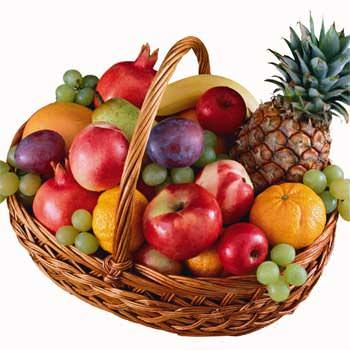
#> input picture 5210411135/image/fruit.jpg, 350 x 350 px, found by its file name
$ python coba-ekualisasi.py
#> lines starting #> are read from the running program, lines starting #| are printed output that depends on the picture
import cv2
import numpy as np
from matplotlib import pyplot as plt
from copy import deepcopy

# membaca gambar
img = cv2.imread("D:/Citra Digital Praktik/5210411135/image/fruit.jpg")
#> img is the input picture: shape (350, 350, 3); mean B, G, R 125.1, 143.7, 185.9

b, r, g = cv2.split(img)
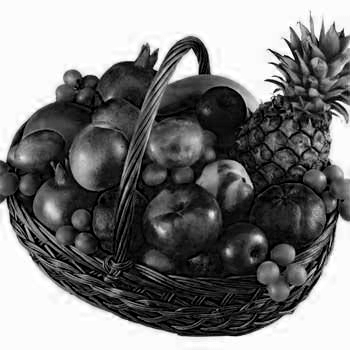
#> b: shape (350, 350); min 0, max 255, mean 125.1
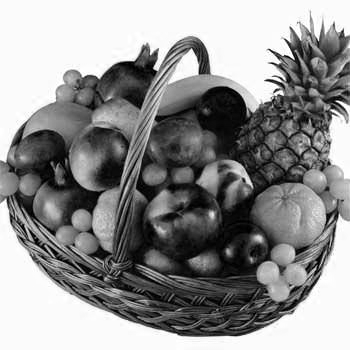
#> r: shape (350, 350); min 0, max 255, mean 143.7
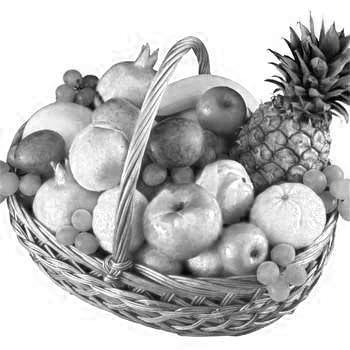
#> g: shape (350, 350); min 0, max 255, mean 185.9
gray = cv2.cvtColor(img, cv2.COLOR_BGR2GRAY)
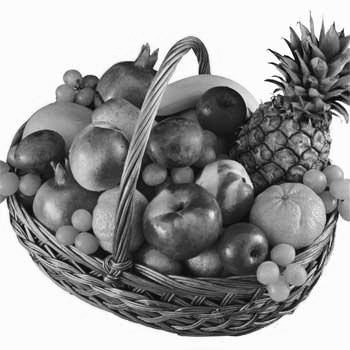
#> gray: shape (350, 350); min 0, max 255, mean 154.1


def normalisasi(channel, ks=np.zeros(256)):
    c = deepcopy(channel)
    his = deepcopy(ks)
#> his = 256 values from 0 to 0
    for rw in range(len(c)):
        for cl in range(len(c[0])):
            px_b = c[rw, cl]
            his[px_b] += 1 / (len(c) * len(c[0]))
#> after the loop, his = 256 values, max 0.255 at index 252, min 0.000196 at index 208, mean 0.00391
    return his


def ekualisasi(channel):
    n = deepcopy(normalisasi(channel))
#> n has the same summary as his in normalisasi
    c = deepcopy(channel)
    for i in range(len(c)):
        for j in range(len(c[0])):
            px_b = c[i, j]
            c[i, j] = ((len(c) * len(c[0])) - 1) * sum(n[0 : px_b + 1])
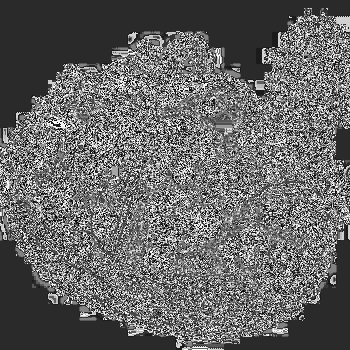
#> c: shape (350, 350); min 1, max 254, mean 102.8
    return normalisasi(c)


# cv2.imshow("gambar", img)
plt.plot(normalisasi(b), color="red")
plt.plot(ekualisasi(b), color="blue")
plt.plot(normalisasi(gray), color="black")
plt.plot(ekualisasi(gray), color="gray")
#> in ekualisasi (call 2), `n = deepcopy(normalisasi(channel))`: n = 256 values, max 0.282 at index 252, min 1.63e-05 at index 0, mean 0.00391
#> after the loop in ekualisasi (call 2), `for i in range(len(c)):`:
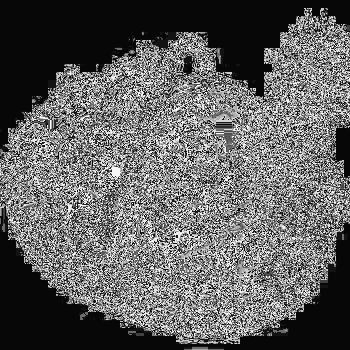
#> c: shape (350, 350); min 1, max 255, mean 98

plt.show()
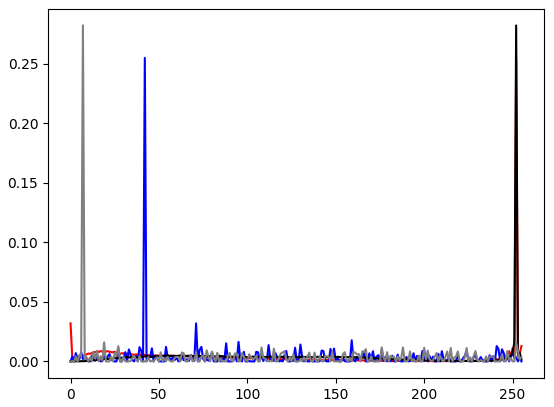
#> figure drawn by matplotlib, 1 panel; curve peaks at x = 252, y = 0.255; curve peaks at x = 42, y = 0.255; curve peaks at x = 252, y = 0.282

# cv2.waitKey()

$ run again, with 5210411135/image/minusbucket.jpg copied over 5210411135/image/fruit.jpg
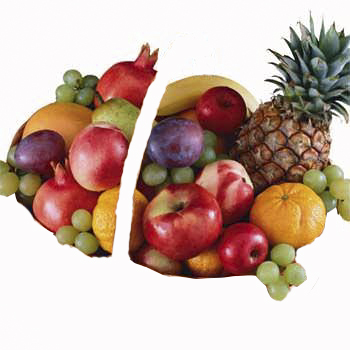
#> input picture 5210411135/image/minusbucket.jpg, 350 x 350 px, found by its file name
#> img is the input picture: shape (350, 350, 3); mean B, G, R 161.3, 172.3, 196.9
#> in normalisasi, `his = deepcopy(ks)`: his = 256 values from 0 to 0
#> after the loop in normalisasi, `for rw in range(len(c)):`: his = 256 values, max 0.405 at index 252, min 0.000131 at index 216, mean 0.00391
#> n has the same summary as his in normalisasi
#> n = 256 values, max 0.421 at index 252, min 0 at index 4, mean 0.00391
#> after the loop in ekualisasi (call 2), `for i in range(len(c)):`:
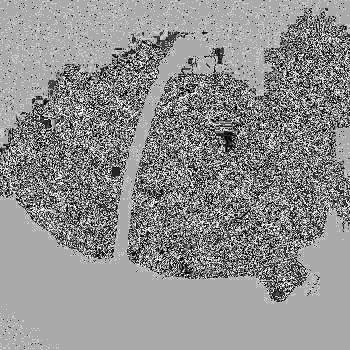
#> c: shape (350, 350); min 0, max 254, mean 143.5
#> `plt.show()`:
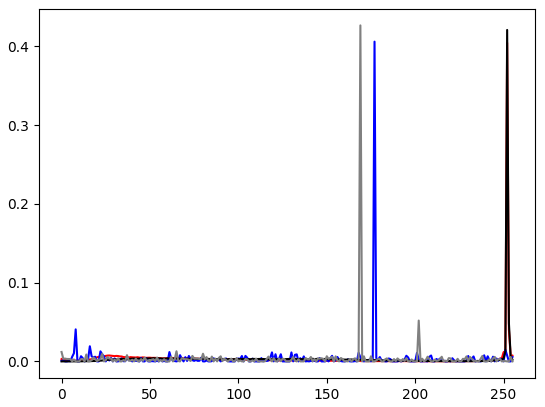
#> figure drawn by matplotlib, 1 panel; curve peaks at x = 252, y = 0.405; curve peaks at x = 177, y = 0.406; curve peaks at x = 252, y = 0.421
